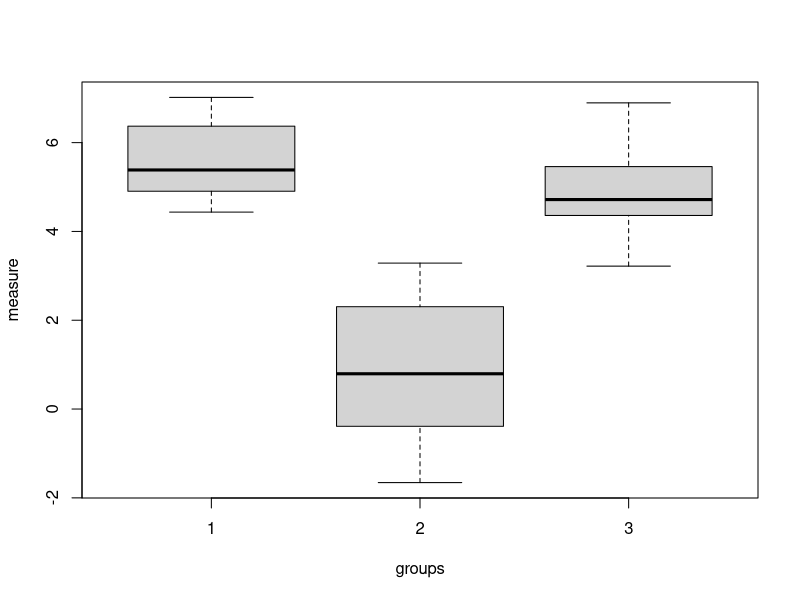

Recreate this plot in R.



??text.r
?sample

sample


sample(1:5, 10, replace=T)



set.seed(42)
groups <- rep(1:3, each = 10)
measure <- c(5, 1, 5)[groups] + rnorm(30)
boxplot(measure ~ groups)
summary(aov(measure ~ groups))










